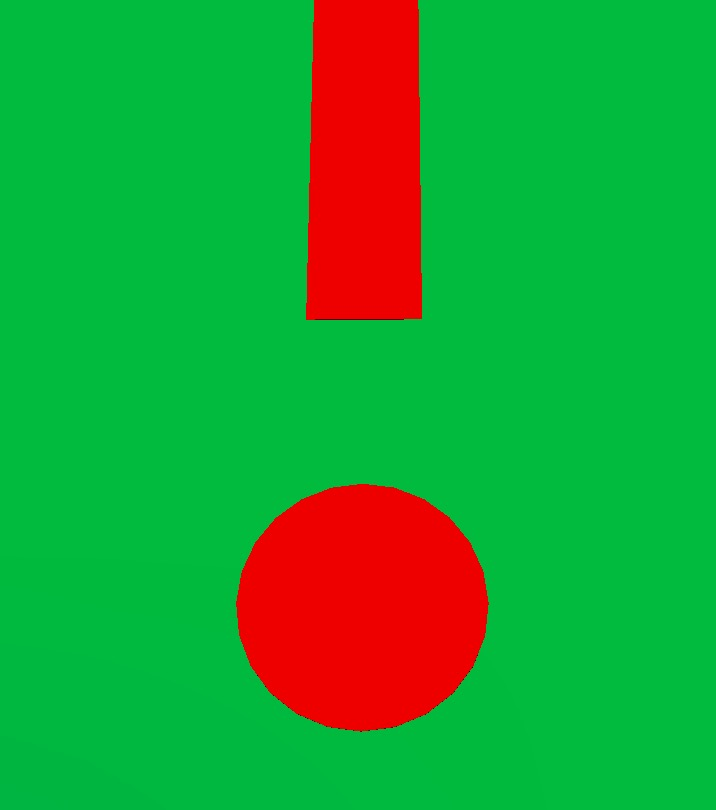
%> input picture TestImages/Test17.png, 716 x 810 px
$ octave Debug.m   (GNU Octave 9; MATLAB toolbox functions it lacks are replaced by stand-ins)
%> lines starting %> are read from the running program, lines starting %| are printed output that depends on the picture; in (x1, y1, x2, y2) boxes, pixels count from 0 and x2, y2 are one past the last pixel; in counts of white or black regions, pixels touching at a corner belong together; the program's own positions count from 1
close all;
clear all;
img = imread("TestImages/Test17.PNG");
%> img is the input picture: size 810x716x3 uint8; mean R, G, B 35.1, 159.6, 53.2
image(img);
title("Image")
% split image in half
[r, g, b] = imsplit(img);
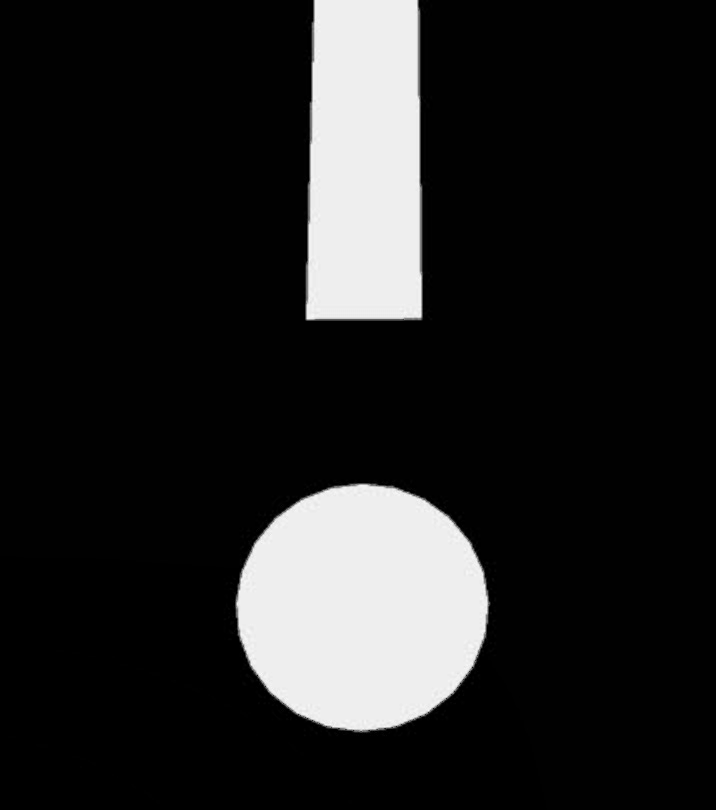
%> r: size 810x716 uint8; min 0, max 252, mean 35.1
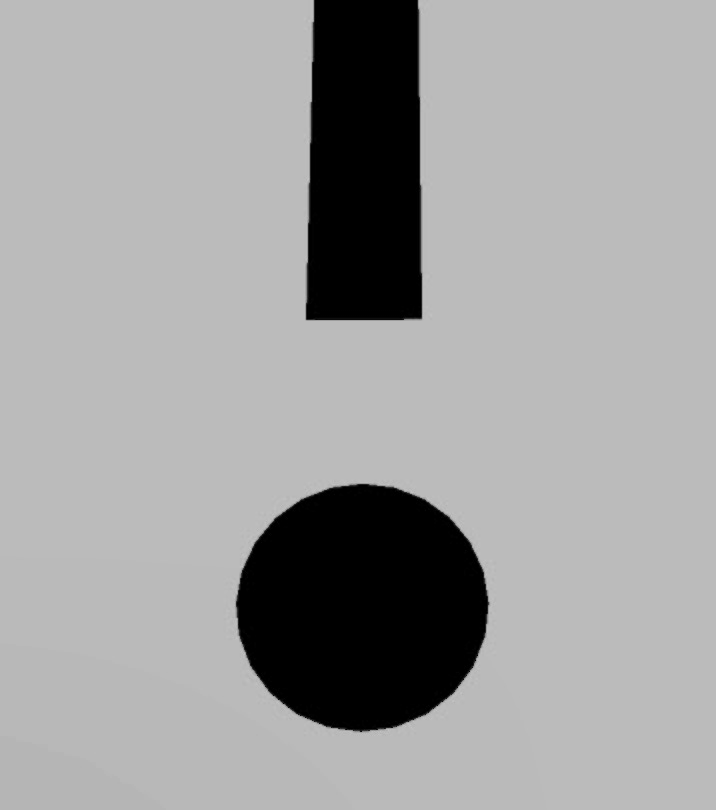
%> g: size 810x716 uint8; min 0, max 196, mean 159.6
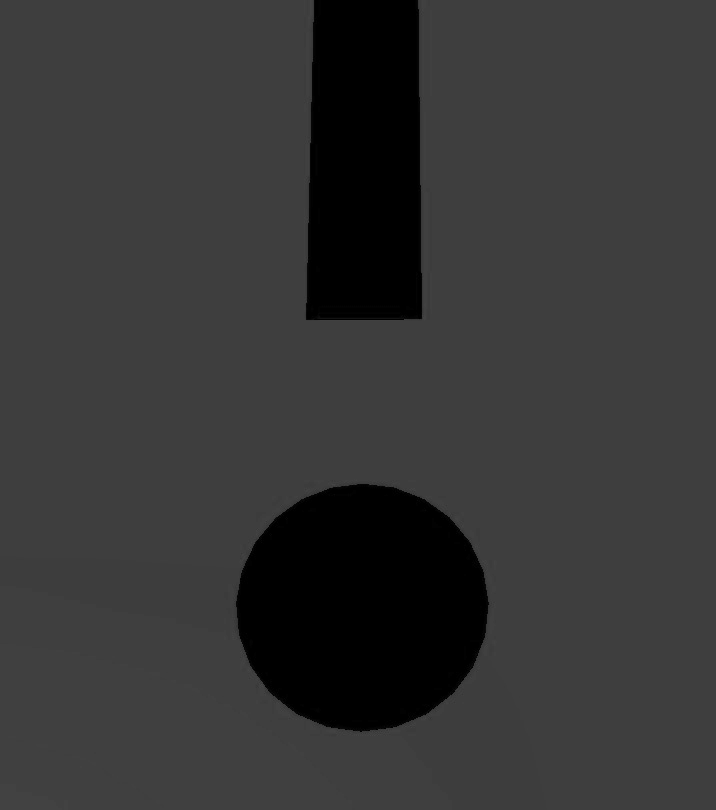
%> b: size 810x716 uint8; min 0, max 73, mean 53.2
[yS, xS] = size(r);
%> yS = 810; xS = 716
binary = r>200;
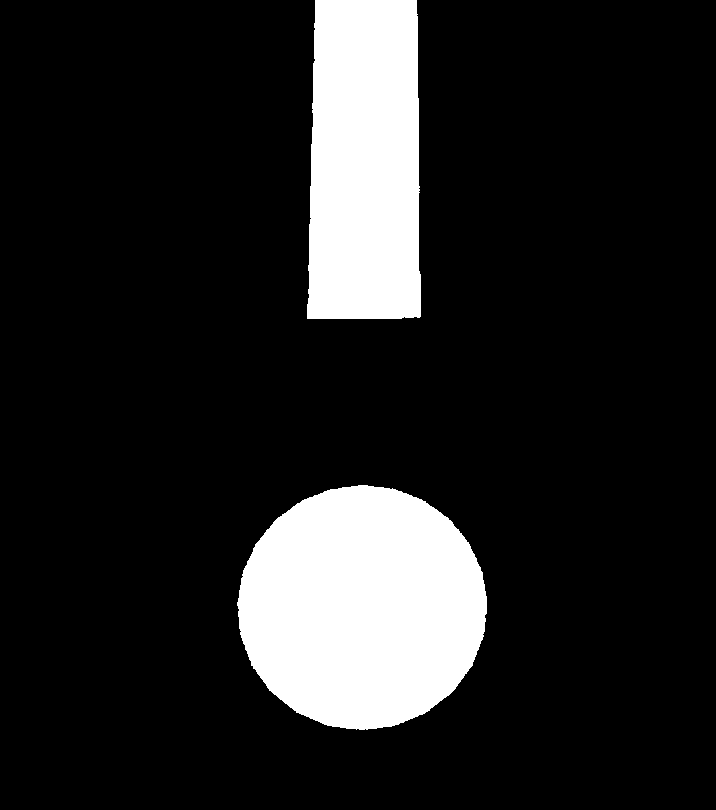
%> binary: size 810x716 logical; 14.1% white; 2 white regions, box (x1, y1, x2, y2) and area: (237, 485, 487, 730) 47689, (307, 0, 421, 319) 34335
sceleton=bwmorph(binary,'thin',Inf);
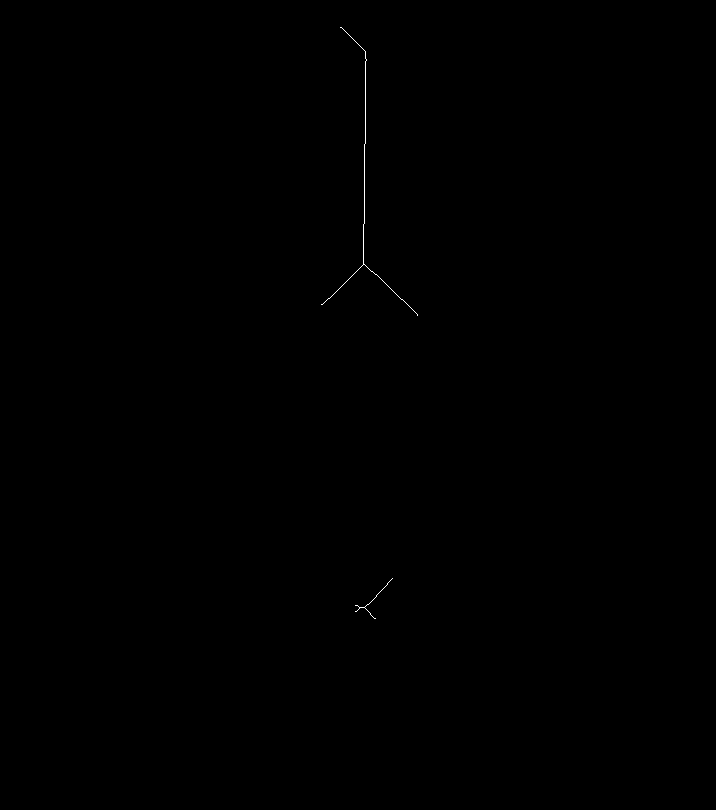
%> sceleton: size 810x716 logical; 0.07% white in thin lines or dots, all inside (x1, y1, x2, y2) = (321, 27, 418, 619)
%To get an array instead of matrix, we use the bwtraceboundary
%function, which will return an array around our skeleton. If we use half
%of it, we should end up closed enought to our skeleton...


%Find starting point for boundary, this will only work if we have one
%continuous line
% [xM,yM]=find(sceleton,1,'first');
% fprintf("X: %d   Y: %d",sX,sY);
r=regionprops(sceleton,'PixelList');
%> r = 2 items

[B,L] = bwboundaries(binary,'noholes');
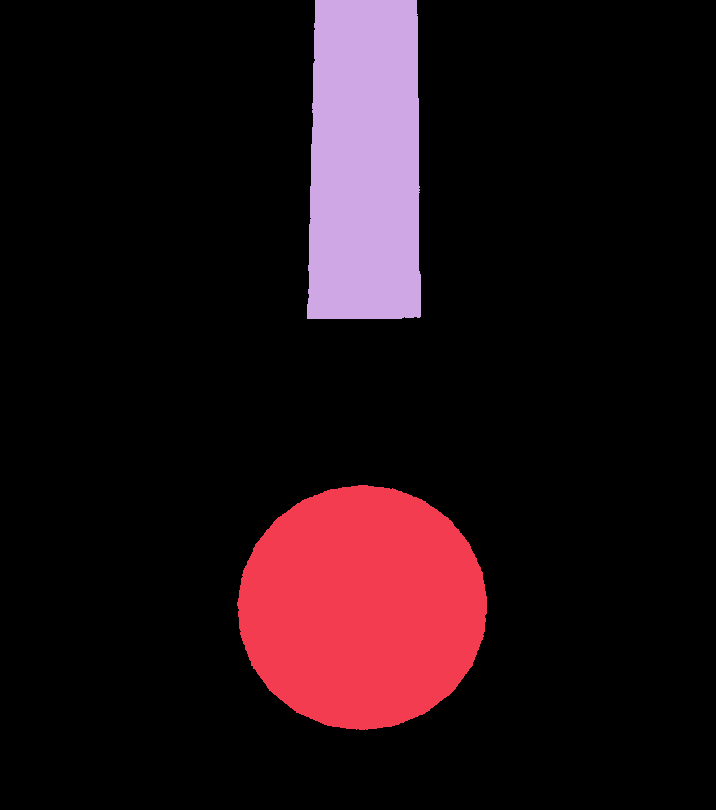
%> L: size 810x716 double; 3 distinct labels, from 0 to 2; one colour per label, 0 black
%> B = 2 boundaries; box (x1, y1, x2, y2) and points: (307, 0, 421, 319) 849, (237, 485, 487, 730) 712
circleProps = regionprops(binary, 'Area','Centroid');
%> circleProps = 2 regions; Area and Centroid: 47689 [362.9 608.1], 34335 [365.5 162.6]
for k=1:length(circleProps)
    boundary = B{k};
    % compute a simple estimate of the object's perimeter
    delta_sq = diff(boundary).^2;
    perimeter = sum(sqrt(sum(delta_sq,2)));
    % obtain the area calculation corresponding to label 'k'
    area = circleProps(k).Area;
    % compute the roundness metric
    metric = 4*pi*area/perimeter^2;
    if(metric>0.85)
%> (the run ends here)

$ run again, with TestImages/Test10.png copied over TestImages/Test17.png
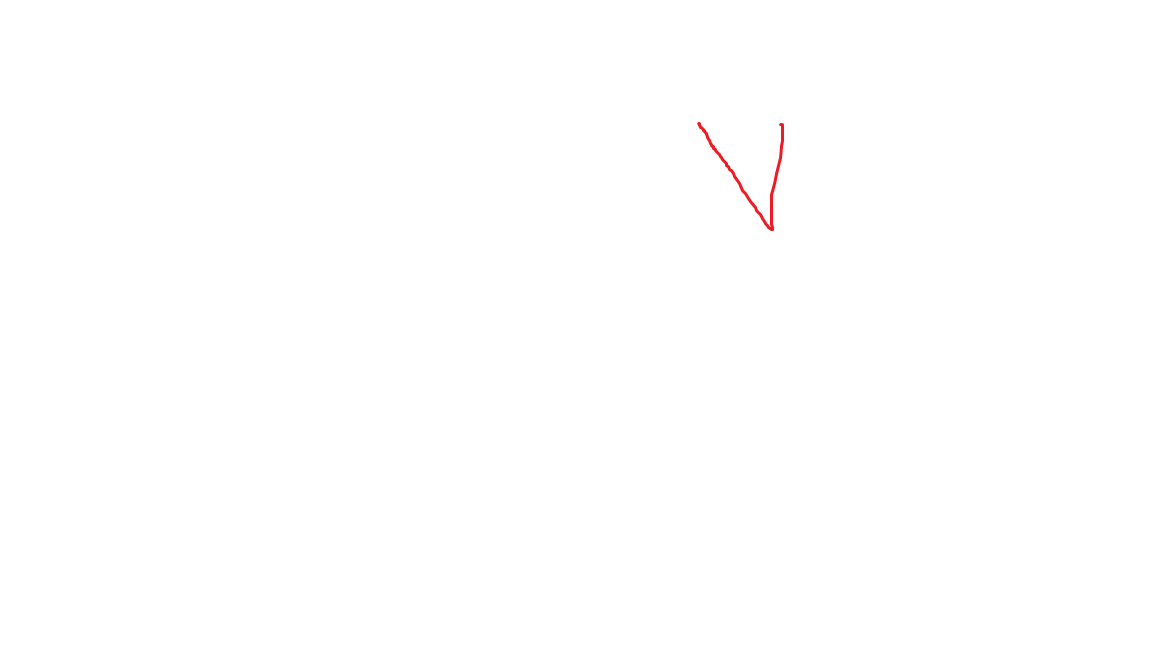
%> input picture TestImages/Test10.png, 1152 x 648 px
%> img is the input picture: size 648x1152x3 uint8; mean R, G, B 255, 254.8, 254.8
%> binary: size 648x1152 logical; every value is 1
%> `sceleton=bwmorph(binary,'thin',Inf);`:
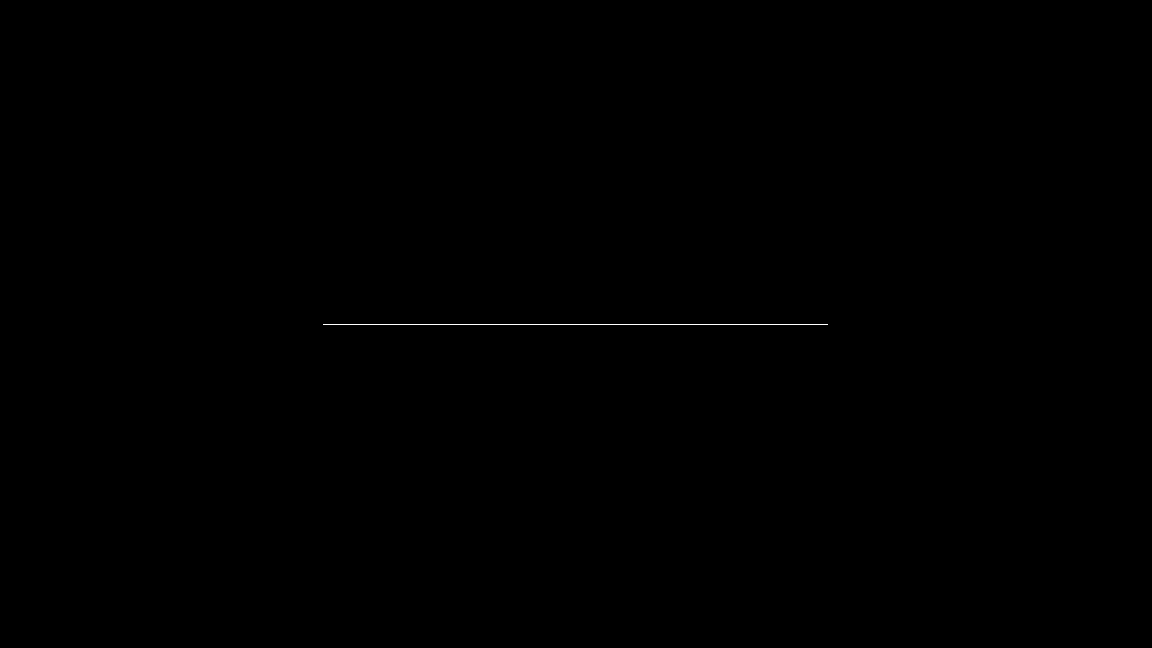
%> sceleton: size 648x1152 logical; 0.07% white in thin lines or dots, all inside (x1, y1, x2, y2) = (323, 324, 828, 325)
%> L: size 648x1152 double; every value is 1
%> B = 1 boundary; box (x1, y1, x2, y2) and points: (0, 0, 1152, 648) 3597
%> circleProps = 1 region; Area and Centroid: 746496 [576.5 324.5]
%> the loop `for k=1:length(circleProps)` made 1 pass
%> (perimeter, area, metric) on pass 1: (3596, 746496, 0.725)
%> the loop `for (i=1:size(r))` made 1 pass
%> after the loop `for (i=1:size(r))`: list = 505 rows, first 12: [325 324; 325 325; 325 326; 325 327; 325 328; 325 329; 325 330; 325 331; 325 332; 325 333; 325 334; 325 335]
%> listRearanged has the same summary as list
%> C = 505 values from 324 to 828; Ia = 505 values from 1 to 505
%> uniq has the same summary as list
%> mi = 324
%> ma = 828
%> sWidth = 25.2
%> after the loop `for i = 1:size(X,2)`: X = 20 values from 324 to 802.8
%> pc = 20 values from 325 to 325
%> xy = 20 rows, first 12: [324 325; 349.2 325; 374.4 325; 399.6 325; 424.8 325; 450 325; 475.2 325; 500.4 325; 525.6 325; 550.8 325; 576 325; 601.2 325]
%> `plot(xy(:,1), xy(:,2),'color','black','linewidth',5)`:
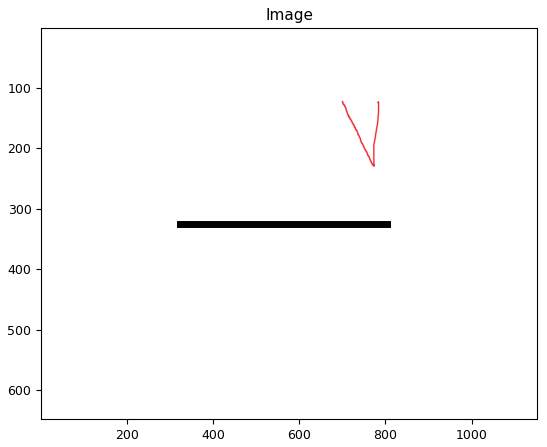
%> figure redrawn from the program's plot data
